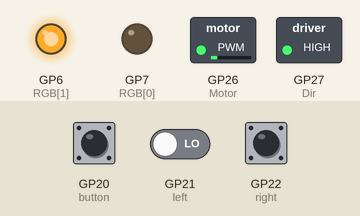
This program was run on a simulated Raspberry Pi Pico running MicroPython. On the bench: switched loads named in the program (green lamp = pin HIGH), output pins drawn as LEDs (lit = HIGH). Inputs (shaded band) come from the test bench; at power-on: GP22 (right) LOW, GP21 (left) LOW, GP20 (button) LOW.

Above: at 1.2 s.
1.3 s: GP22 (right) pulled HIGH for 0.15 s
At 1.37 s:
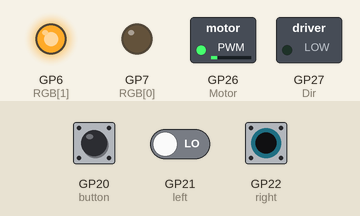
2.9 s: GP22 (right) pulled HIGH for 3.2 s
At 7.2 s:
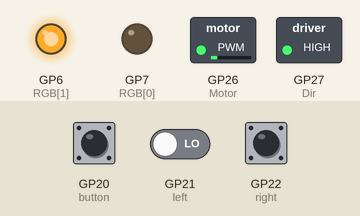
7.6 s: GP21 (left) driven HIGH and GP22 (right) driven HIGH
At 8.4 s:
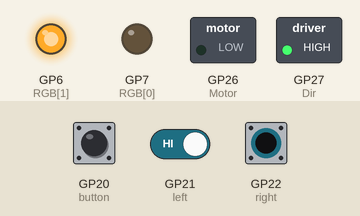
9.1 s: GP21 (left) driven LOW
At 9.5 s:
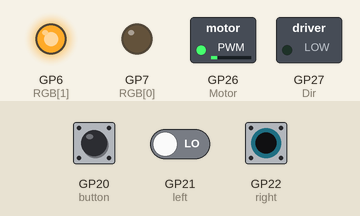
10.6 s: GP21 (left) driven HIGH
At 11.9 s:
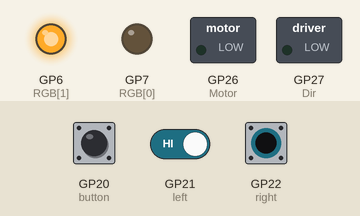
Timing chart, 0 to 13.1 s (numbered marks = the images above; inputs shaded):
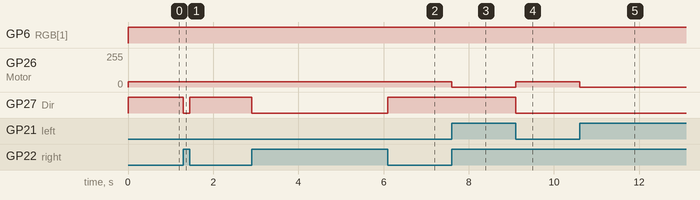

Measured:
- after the input at 1.3 s, GP27 (Dir): HIGH → LOW at once, → HIGH 0.15 s later
- after the input at 2.9 s, GP27 (Dir): HIGH → LOW at once, → HIGH 3.2 s later
- after the input at 7.6 s, GP26 (Motor): 39/255 → 0/255 at once
- after the input at 9.1 s, GP26 (Motor): 0/255 → 39/255 at once; GP27 (Dir): HIGH → LOW at once
- after the input at 10.6 s, GP26 (Motor): 39/255 → 0/255 at once

The program:

Linear_Axial_Position_PICO.py
```python
from machine import Pin, ADC, PWM
import utime, _thread
Motor = PWM(Pin(26))
Dir = Pin(27,Pin.OUT, Pin.PULL_DOWN)
button = Pin(20,Pin.IN, Pin.PULL_DOWN)
right = Pin(22,Pin.IN, Pin.PULL_DOWN)
left = Pin(21,Pin.IN, Pin.PULL_DOWN)
RGB = [
    Pin(7,Pin.OUT, Pin.PULL_DOWN),
    Pin(6,Pin.OUT, Pin.PULL_DOWN),
    ] # [Red, Green]

sensor = Pin(9,Pin.IN, Pin.PULL_DOWN)
Motor.freq(1000)

Color = {"red":[1,0], "blue":[0,1], "pink":[0,0]}

def lid(color):
    word = str(color)
    ledpins = Color[word]
    for k in range(len(RGB)):
        RGB[k].value(ledpins[k])

def blink_RGB(color,delay):
    word = str(color)
    ledpin = Color[word]
    white = [1,1]
    for j in range(len(RGB)):
        RGB[j].value(ledpin[j])
    utime.sleep(delay)
    for j in range(len(RGB)):
        RGB[j].value(white[j])
    utime.sleep(delay)

def trigger():
    while sensor.value() == 1:
        backward()
        blink_RGB("red", 0.5)
        s = sensor.value()
    return signal(s)

def stop():
    Motor.duty_u16(0)

def hit(pin):
    s = sensor.value()
    signal(s)
    stop()
    utime.sleep(2)

sensor.irq(handler=hit, trigger=Pin.IRQ_FALLING)

def signal(n):
    if n == 0:
        lid("blue")
    elif n == 1:
        lid("pink")

def backward():
    Motor.duty_u16(10000)
    Dir.high()
    s = sensor.value()
    signal(s)

def forward():
    Motor.duty_u16(10000)
    Dir.low()
    s = sensor.value()
    signal(s)

lid("pink")

while True:
    try:
        if right.value() == 0:
            backward()
        elif left.value() == 0:
            forward()
        elif button.value() == 0:
            trigger()
        else:
            stop()
    except:
        stop()
```
